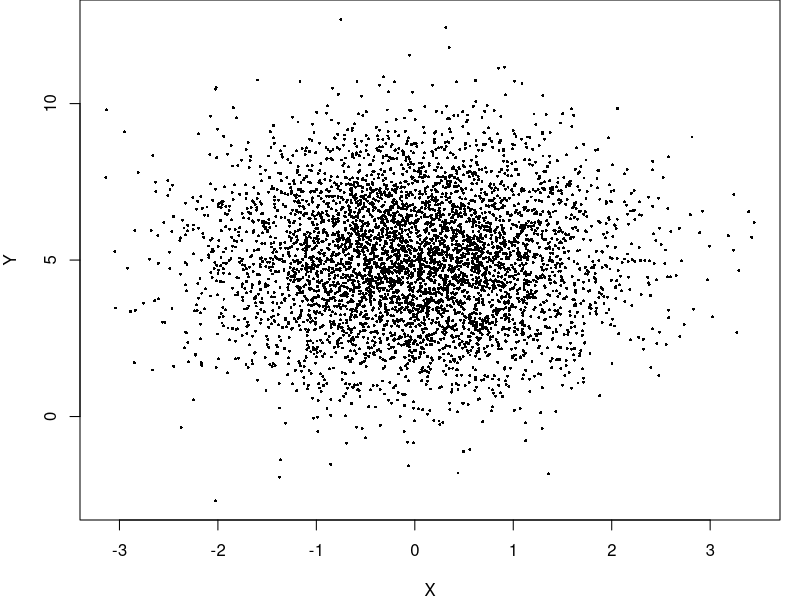
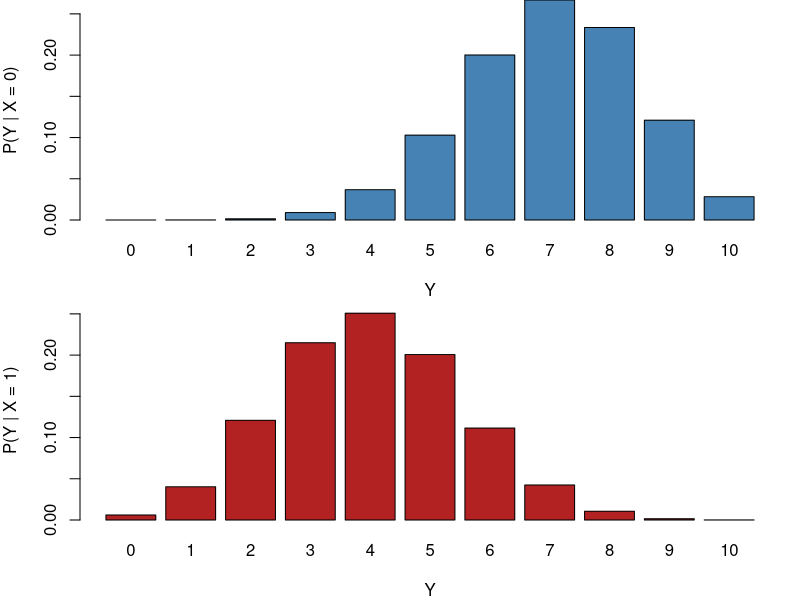
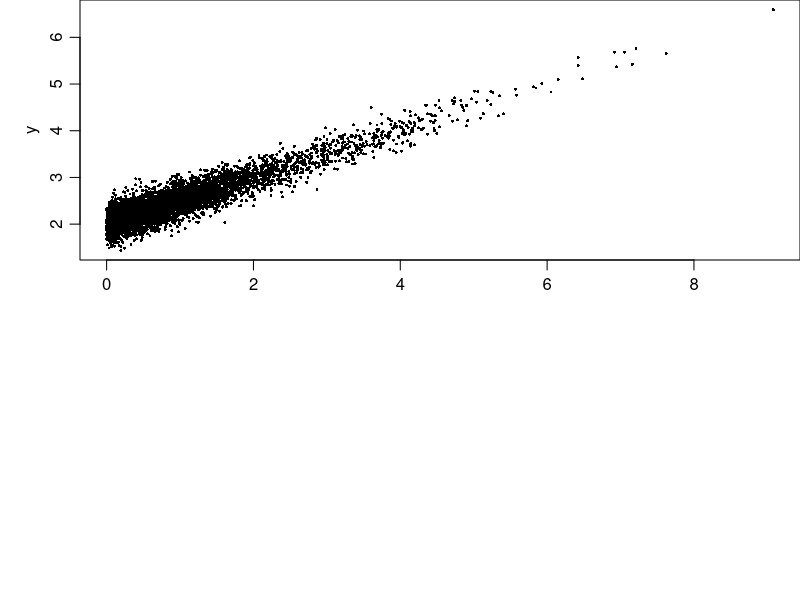
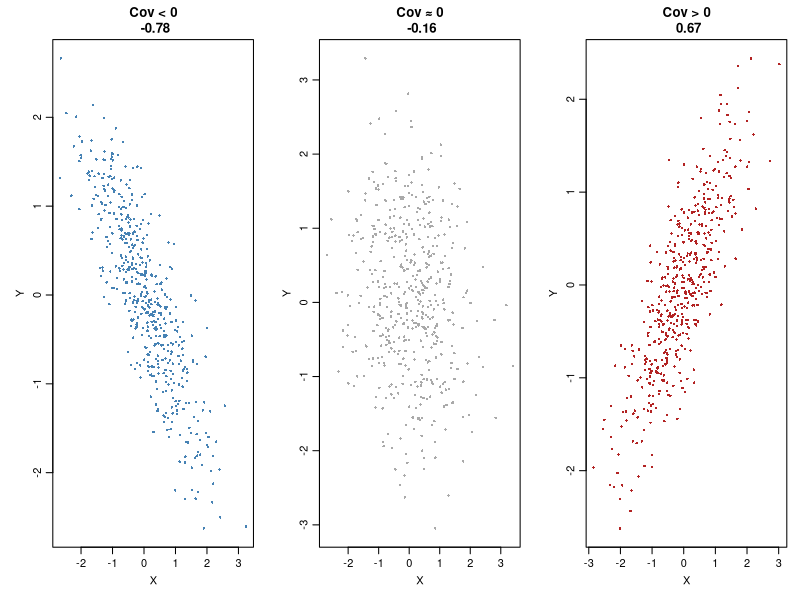
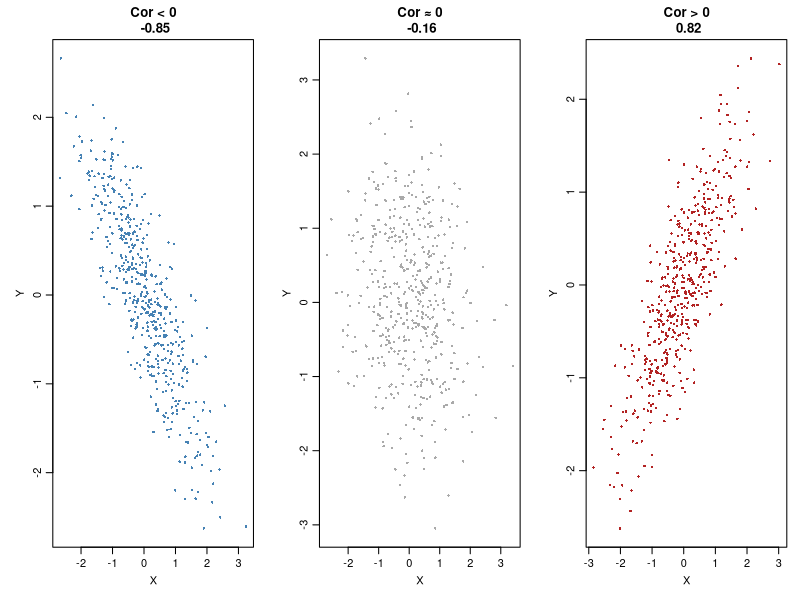
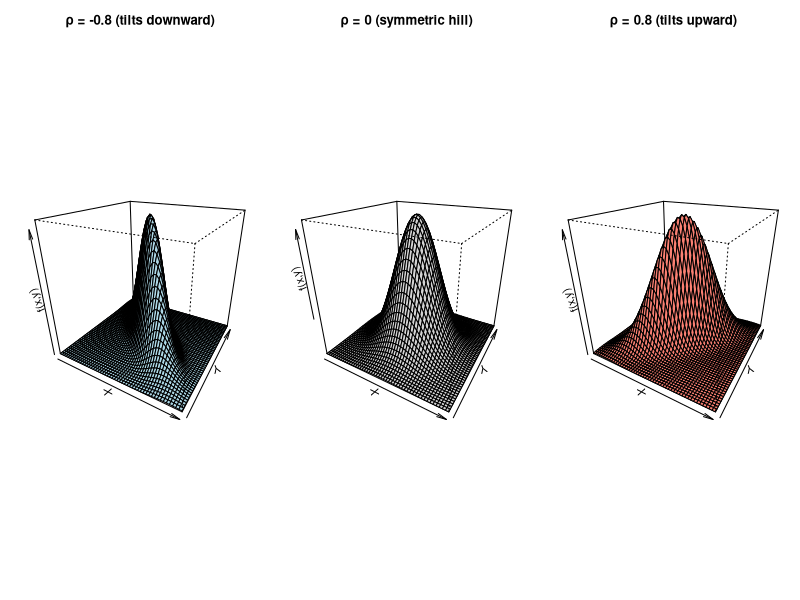
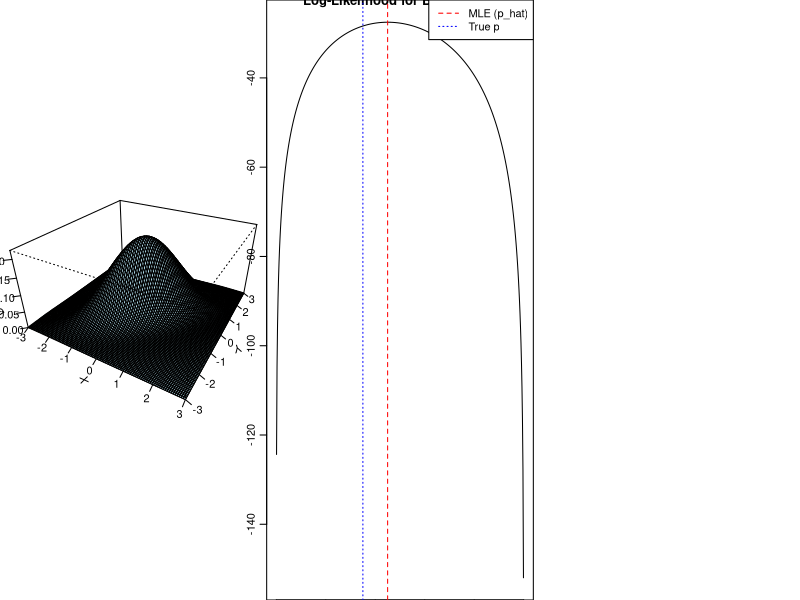
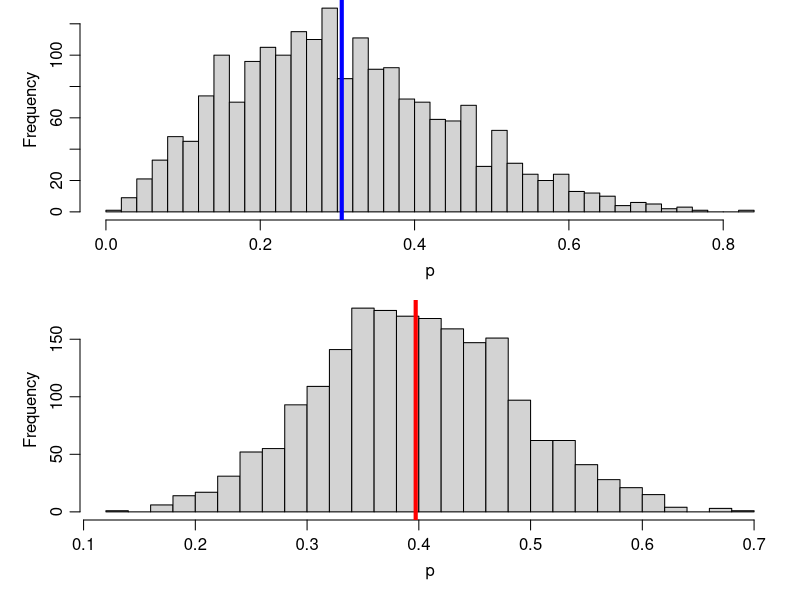

Reproduce these figures in R, in order.
## ---- chunk 1
set.seed(123)
n <- 5000
X <- rbinom(n, 1, 0.5)
Y <- rbinom(n, 1, 0.3)
cor(X, Y)
## ---- chunk 2
#| fig-height: 3
set.seed(123); X <- rnorm(5000, 0, 1); Y <- rnorm(5000, 5, 2)
cor(X, Y)   # close to 0
par(mar = c(4,4,0,1)); plot(X, Y, pch=16, cex=0.4)
## ---- chunk 3
set.seed(123)
X <- rbinom(5000, size = 1, prob = 0.4)   # 40% Type B customers
Y <- ifelse(
  X == 0,
  rbinom(n, size = 10, prob = 0.7),    # Type A
  rbinom(n, size = 10, prob = 0.4)     # Type B
)
cor(X, Y)
## ---- chunk 4
#| code-fold: true
#| fig-height: 3.3
#| fig-align: center
y <- 0:10
pmf_A <- dbinom(y, size = 10, prob = 0.7)   # X = 0 (Type A)
pmf_B <- dbinom(y, size = 10, prob = 0.4)   # X = 1 (Type B)

# Set up side-by-side plotting area
par(mfrow = c(2, 1), mar = c(4, 4, 0, 1))

# PMF for X = 0
barplot(
  pmf_A,
  names.arg = y,
  col = "steelblue",
  main = "",
  xlab = "Y",
  ylab = "P(Y | X = 0)",
  ylim = c(0, max(pmf_A, pmf_B))
)

# PMF for X = 1
barplot(
  pmf_B,
  names.arg = y,
  col = "firebrick",
  main = "",
  xlab = "Y",
  ylab = "P(Y | X = 1)",
  ylim = c(0, max(pmf_A, pmf_B))
)
## ---- chunk 5
set.seed(123)
x <- rexp(5000, rate = 1); eps <- rnorm(n, mean = 0, sd = 0.2)
y <- 2 + 0.5*x + eps; cor(x, y)
## ---- chunk 6
#| fig-height: 2
par(mar=c(2,4,0,0), mgp = c(2, 0.7, 0)); plot(x, y, pch=16, cex=0.4)
## ---- chunk 7
#| code-fold: true
#| fig-height: 3.5
set.seed(123)

par(mfrow = c(1, 3), mar = c(4, 4, 3, 1))

### 1. Negative covariance
x1 <- rnorm(500)
y1 <- -0.8 * x1 + rnorm(500, sd = 0.5)
plot(x1, y1,
     pch = 16, cex = 0.5, col = "steelblue",
     main = paste("Cov < 0\n", round(cov(x1, y1), 2)),
     xlab = "X", ylab = "Y")

### 2. Approximately zero covariance
x2 <- rnorm(500)
y2 <- rnorm(500)
plot(x2, y2,
     pch = 16, cex = 0.5, col = "darkgray",
     main = paste("Cov ≈ 0\n", round(cov(x2, y2), 2)),
     xlab = "X", ylab = "Y")

### 3. Positive covariance
x3 <- rnorm(500)
y3 <- 0.8 * x3 + rnorm(500, sd = 0.5)
plot(x3, y3,
     pch = 16, cex = 0.5, col = "firebrick",
     main = paste("Cov > 0\n", round(cov(x3, y3), 2)),
     xlab = "X", ylab = "Y")
## ---- chunk 8
#| code-fold: true
#| fig-height: 3.5
set.seed(123)

par(mfrow = c(1, 3), mar = c(4, 4, 3, 1))

### 1. Negative correlation
x1 <- rnorm(500)
y1 <- -0.8 * x1 + rnorm(500, sd = 0.5)
plot(x1, y1,
     pch = 16, cex = 0.5, col = "steelblue",
     main = paste("Cor < 0\n", round(cor(x1, y1), 2)),
     xlab = "X", ylab = "Y")

### 2. Approximately zero correlation
x2 <- rnorm(500)
y2 <- rnorm(500)
plot(x2, y2,
     pch = 16, cex = 0.5, col = "darkgray",
     main = paste("Cor ≈ 0\n", round(cor(x2, y2), 2)),
     xlab = "X", ylab = "Y")

### 3. Positive correlation
x3 <- rnorm(500)
y3 <- 0.8 * x3 + rnorm(500, sd = 0.5)
plot(x3, y3,
     pch = 16, cex = 0.5, col = "firebrick",
     main = paste("Cor > 0\n", round(cor(x3, y3), 2)),
     xlab = "X", ylab = "Y")
## ---- chunk 9
#| code-fold: true
#| code-summary: 3D bivariate normal surfaces for different correlations
#| fig-height: 3.5
library(mvtnorm)

# Grid for evaluation
x <- seq(-3, 3, length = 50)
y <- seq(-3, 3, length = 50)
grid <- expand.grid(x = x, y = y)

# Function to compute BVN density matrix
bvn_matrix <- function(rho) {
  Sigma <- matrix(c(1, rho, rho, 1), 2, 2)
  z <- dmvnorm(grid, mean = c(0, 0), sigma = Sigma)
  matrix(z, nrow = length(x), ncol = length(y))
}

z_neg <- bvn_matrix(-0.8)
z_zero <- bvn_matrix(0)
z_pos <- bvn_matrix(0.8)

par(mfrow = c(1, 3), mar = c(2, 2, 3, 1))

# 1. Negative correlation
persp(x, y, z_neg,
      theta = 30, phi = 25,
      col = "lightblue",
      main = "ρ = -0.8 (tilts downward)",
      xlab = "X", ylab = "Y", zlab = "f(x,y)")

# 2. Zero correlation
persp(x, y, z_zero,
      theta = 30, phi = 25,
      col = "lightgray",
      main = "ρ = 0 (symmetric hill)",
      xlab = "X", ylab = "Y", zlab = "f(x,y)")

# 3. Positive correlation
persp(x, y, z_pos,
      theta = 30, phi = 25,
      col = "salmon",
      main = "ρ = 0.8 (tilts upward)",
      xlab = "X", ylab = "Y", zlab = "f(x,y)")
## ---- chunk 10
set.seed(123)
rho <- 0.8
z1 <- rnorm(5000); z2 <- rnorm(5000) # starting with independent standard nornals
x <- z1; y <- rho*z1 + sqrt(1 - rho^2)*z2 # linear transformation
cor(x, y)
## ---- chunk 11
#| code-fold: true
#| fig-height: 4
# Define parameters
rho <- 0.7

# Create grid
x <- seq(-3, 3, length = 100)
y <- seq(-3, 3, length = 100)
grid <- expand.grid(x = x, y = y)

# Bivariate normal density (mean=0, var=1)
f <- function(x, y, rho) {
  1/(2*pi*sqrt(1 - rho^2)) *
    exp(-(x^2 - 2*rho*x*y + y^2) / (2*(1 - rho^2)))
}

# Compute density values
z <- matrix(f(grid$x, grid$y, rho), nrow = 100)

par(mar = c(0, 0, 0, 0))

# 3D perspective plot
persp(x, y, z,
      theta = 30, phi = 30,
      expand = 0.5,
      col = "lightblue",
      xlab = "X",
      ylab = "Y",
      zlab = "Density",
      ticktype = "detailed")
## ---- chunk 12
set.seed(123)

# True parameter (only for simulation)
p_true <- 0.35
n <- 40 # try larger n, what do you see?

# Data: Xi ~ Bernoulli(p_true)
x <- rbinom(n, size = 1, prob = p_true)

# Sufficient statistic and MLE
s <- sum(x)
p_hat <- mean(x) # s / n

s
p_hat
## ---- chunk 13
#| code-fold: true
loglik <- function(p, s, n) {
  s * log(p) + (n - s) * log(1 - p)
}

# Grid of p values
p_grid <- seq(0.001, 0.999, length.out = 500)

# Compute log-likelihood
ll_values <- loglik(p_grid, s, n)

# Plot
plot(p_grid, ll_values,
     type = "l",
     xlab = "p",
     ylab = "Log-Likelihood",
     main = "Log-Likelihood for Bernoulli(p)")

# Add MLE
abline(v = p_hat, lty = 2, col="red")

# Add true parameter (optional)
abline(v = p_true, lty = 3, col="blue")

# Legend
legend("topright",
       legend = c("MLE (p_hat)", "True p"),
       col = c("red", "blue"),
       lty = c(2,3))
## ---- chunk 14
#| fig-height: 4
set.seed(123); 

a <- rbeta(2000, shape1 = 3, shape2 = 7) # prior
b <- rbeta(2000, shape1 = 12, shape2 = 18) # posterior
mean(a)
mean(b)
par(mar=c(4,4,0,1), mfrow=c(2,1))
hist(a, breaks = 30, main = "", xlab = "p"); abline(v=mean(a), col="blue", lwd=4)
hist(b, breaks = 30, main = "", xlab = "p"); abline(v=mean(b), col="red", lwd=4)
## ---- chunk 15
# Posterior parameters
a <- 12
b <- 18

# Posterior mean (exact)
post_mean <- a / (a + b)
post_mean
## ---- chunk 16
# 95% central credible interval (exact, via Beta quantiles)
ci <- qbeta(c(0.025, 0.975), shape1 = a, shape2 = b)
ci

# Monte Carlo check (simulation)
set.seed(13)
B <- 20000; p_draw <- rbeta(B, shape1 = a, shape2 = b)

mean(p_draw) # should be close to post_mean
quantile(p_draw, c(0.025, 0.975)) # should be close to ci
## ---- chunk 17
# Plot posterior with credible interval markers
par(mar=c(4,4,0,1))
hist(p_draw, breaks = 40, main = "", xlab = "p", freq = FALSE)
abline(v = ci, lwd = 2)
abline(v = post_mean, lwd = 2, lty = 2)
